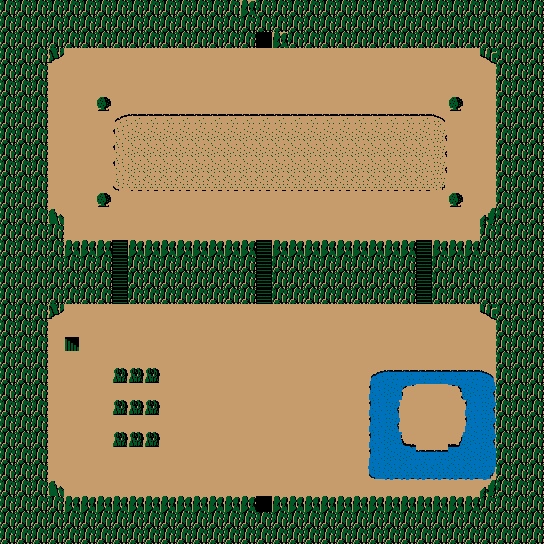

Tiled map render using the project's own tile images. Description and the map definition, with tile-layer contents summarised, below:
An orthogonal 34x34 tile map with 16x16 px tiles, 1 tile layer (Tile Layer 1).

<map version="1.0" orientation="orthogonal" width="34" height="34" tilewidth="16" tileheight="16">
 <tileset firstgid="1" name="tileset3" tilewidth="16" tileheight="16">
  <image source="tileset3.png" trans="000000" width="96" height="112" />
 </tileset>
 <layer name="Tile Layer 1" width="34" height="34">
  <data>[1156 cells, 1156 non-empty, 34 distinct tile ids]</data>
 </layer>
</map>
